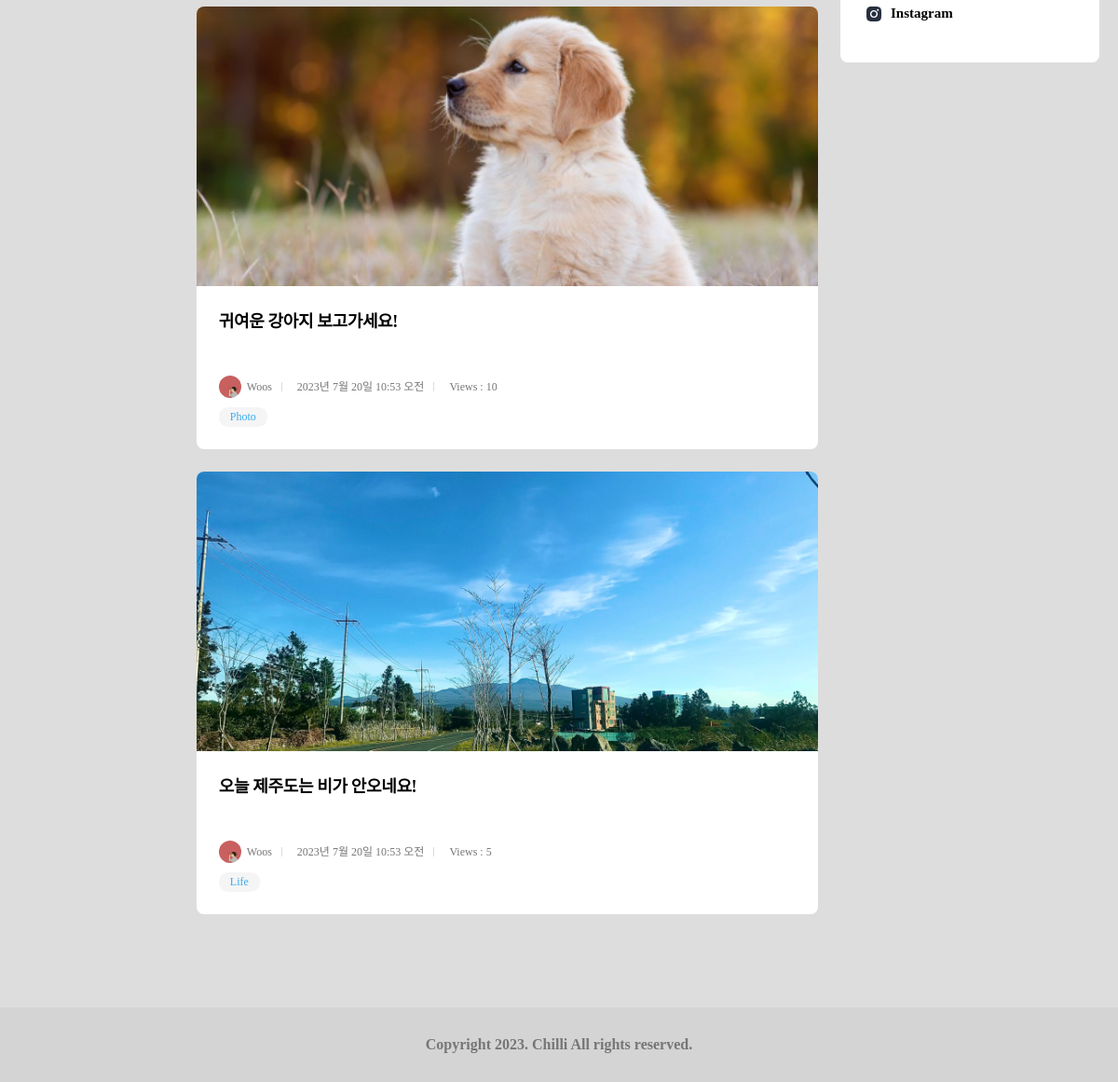
The page /blog/ (lower part) on the database as committed earlier.
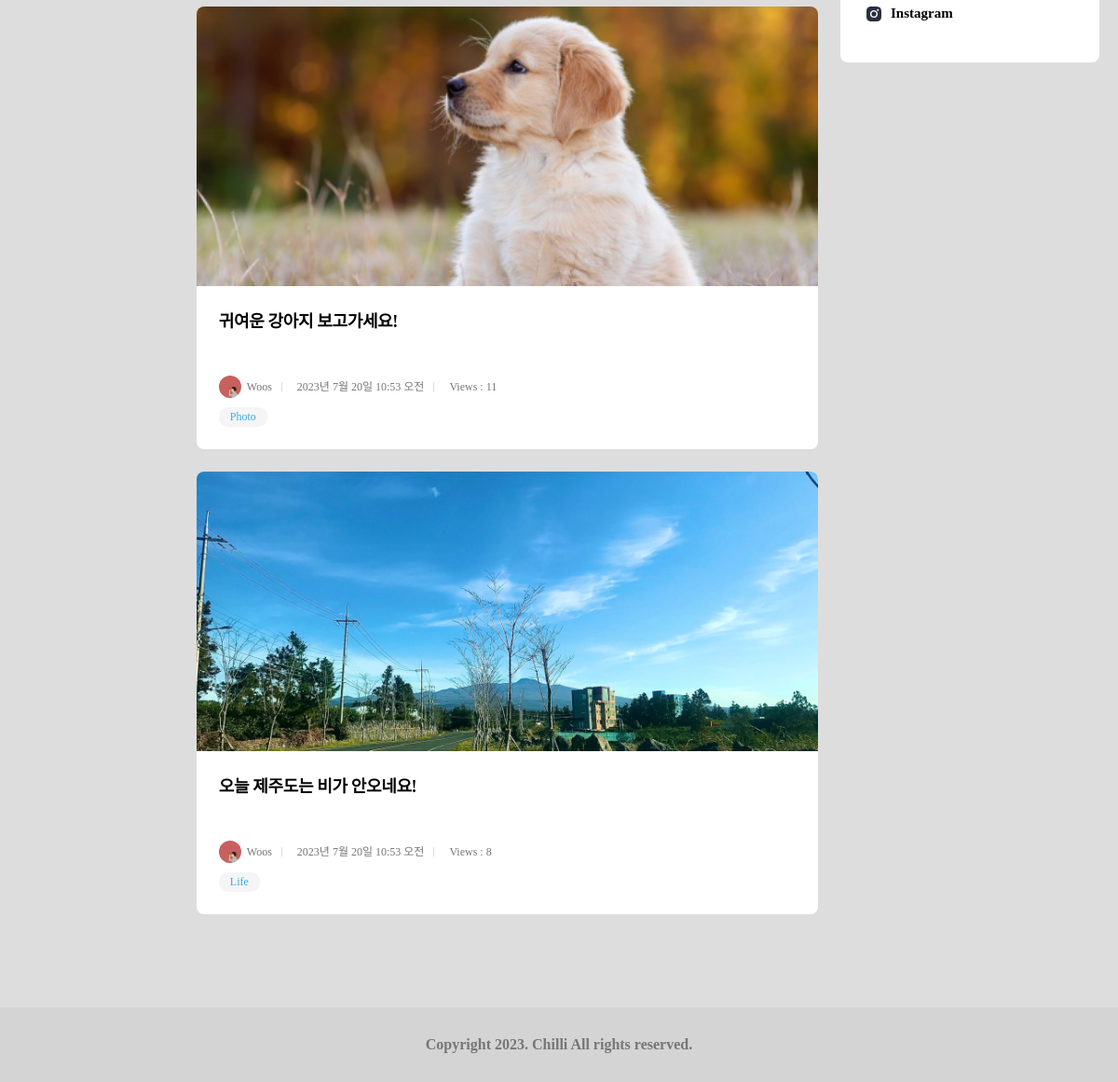
The same page on the database as committed later.
### blog/models.py (models this page shows)
class Post(models.Model):
    title = models.CharField(max_length=30)
    content = models.TextField()
    writer = models.ForeignKey(User, on_delete=models.CASCADE)
    status = models.CharField(default='active', max_length=20)
    thumbnail = models.ImageField(upload_to='blog/media',null=True,blank=True)
    views = models.IntegerField(default=0)
    created_at = models.DateTimeField(auto_now_add=True)
    updated_at = models.DateTimeField(auto_now=True)

class Category(models.Model):
    post = models.OneToOneField("Post", on_delete=models.CASCADE)
    name = models.CharField(max_length=20)
    created_at = models.DateTimeField(auto_now_add=True)
    status = models.CharField(default='active', max_length=20)

### user/models.py (models this page shows)
class Profile(models.Model):
    user = models.OneToOneField('User', on_delete=models.CASCADE)
    name = models.CharField(default='닉네임', max_length=50, null=True, blank=True)
    avatarUrl = models.ImageField(upload_to='user/media',null=True,blank=True)
    aboutMe = models.TextField(default='자신을 소개해주세요 :)',null=True, blank=True)
    created_at = models.DateTimeField(auto_now_add=True)
    updated_at = models.DateTimeField(auto_now=True)

### blog/views.py (the view)
# urls.py: path('', Index.as_view() , name='list'),
class Index(View):
    def get(self, request):
        post_objs = Post.objects.all().filter(status='active').order_by('-created_at')
        categories = ['Life','Style','Tech','Sport','Photo','Develop','Music']
        context = {
            "posts": post_objs,
            "categories": categories
        }
        return render(request, 'blog/post_list.html', context)

### blog/templates/blog/post_list.html (shortened to what this page needs)
{% extends 'base.html' %}
{% load static %}
{% block content %}
    <main>
        <div class="max-width">
            <section class='first_section'>
                <aside class="about">
                    <ul class="sns">
                        <li>
                            <a href="#">
                                <img src="{% static 'blog/assets/Instagram.svg' %}" alt="Instagram" /> Instagram
                            </a>
                        </li>
                    </ul>
                </aside>
            </section>
            <section class='second_section'>
                {% if posts %}
                <ul class="posts">
                    {% for post in posts %}
                    <li>
                        <a href="{% url 'blog:detail' pk=post.pk %}" class="post">
                            <article>
                                {% if post.thumbnail %}
                                    <div class="img-wrap" style="background-image: url({{ post.thumbnail }}); background-size: cover; background-position: center;">
                                    </div>
                                {% endif %}
                                <div class="contents-wrap">
                                    <h3>{{post.title}}</h3>
                                    <dl class="author-wrap">
                                        <dd class="author">
                                            {% if post.writer.profile.avatarUrl.url %}
                                                <img src="{{post.writer.profile.avatarUrl.url}}" alt="" />
                                            {% else %}
                                                <img src="{%static 'user/image/basic_profile.jpg'%}" alt="" />
                                            {% endif %}
                                            {{ post.writer.profile.name }}
                                        </dd>
                                        <dd class="created">{{post.created_at}}</dd>
                                        <dd class="views">Views : {{post.views}}</dd>
                                    </dl>
                                    <dl class="category">
                                        <dd>{{ post.category.name }}</dd>
                                    </dl>
                                </div>
                            </article>
                        </a>
                    </li>
                    {% endfor %}
                </ul>
                {% else %}
                    <p class="nonexistent">작성된 게시물이 없습니다.</p>
                {% endif %}
            </section>
            <section class='third_section'>
            </section>
        </div>
    </main>
{% endblock %}

Rows that differ between the two databases and show on the page:
changed Post "귀여운 강아지 보고가세요!": views "10" → "11"
changed Post "오늘 제주도는 비가 안오네요!": views "5" → "8"
